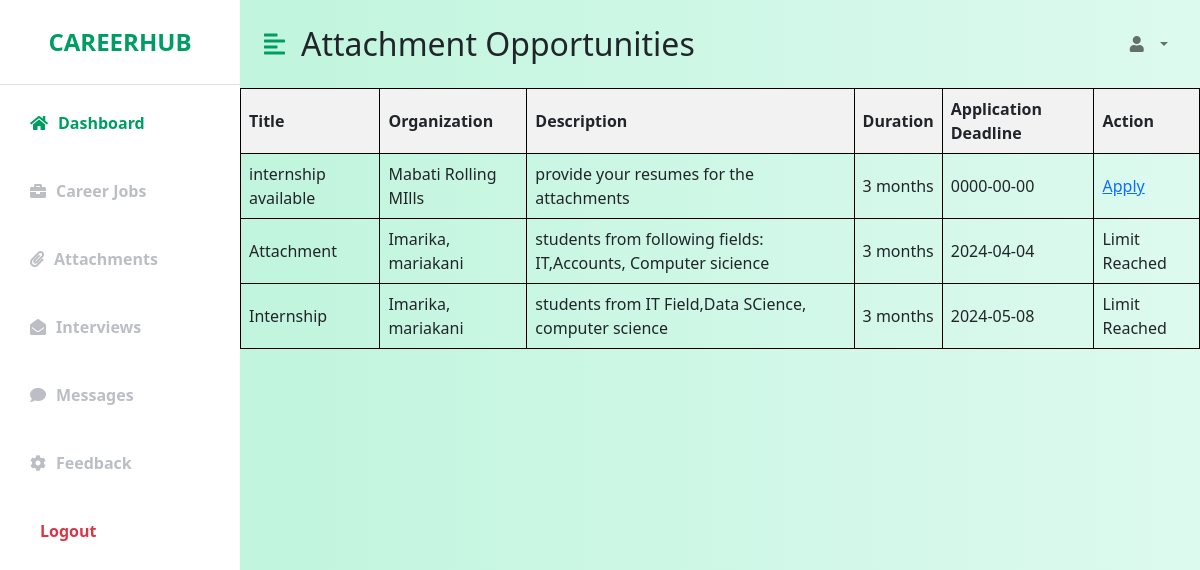
The page /fetch_attachments.php on the database as committed earlier.
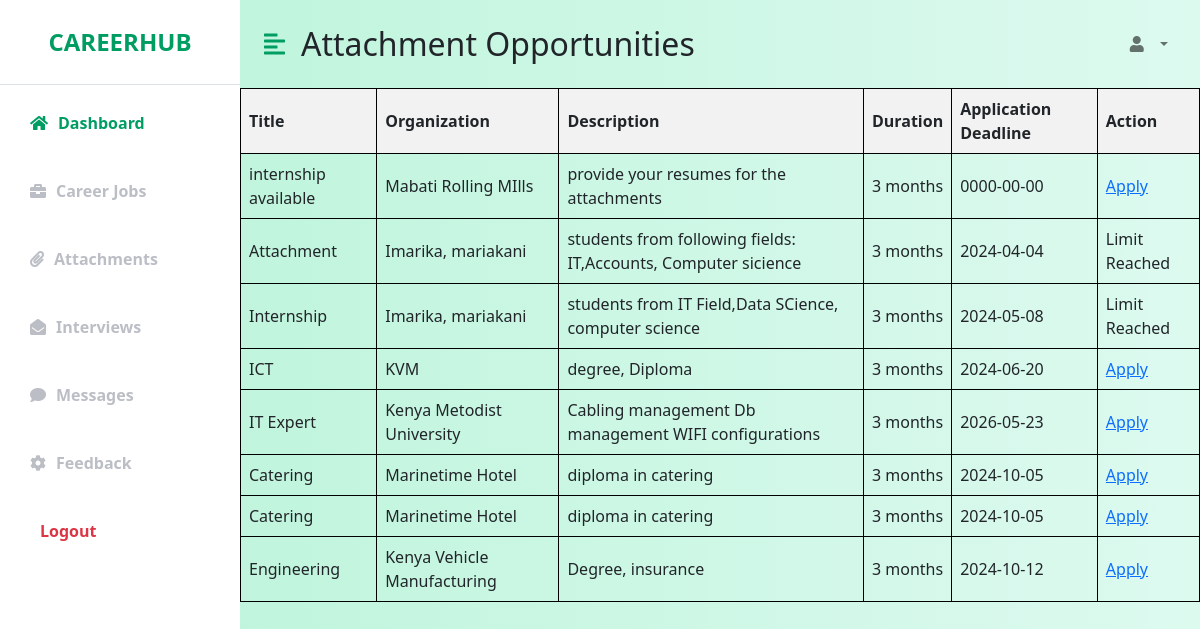
The same page on the database as committed later.
### tables this page shows
CREATE TABLE `attachments` (
  `id` int(11) NOT NULL,
  `title` varchar(255) NOT NULL,
  `organization` varchar(255) NOT NULL,
  `description` text NOT NULL,
  `duration` varchar(100) NOT NULL,
  `application_deadline` date NOT NULL,
  `attachment_limit` int(11) DEFAULT NULL
);

### fetch_attachments.php (the view, shortened to what this page needs)
<!DOCTYPE html>
<html lang="en">
<head>
    <link href="https://cdn.jsdelivr.net/npm/bootstrap@5.0.0-beta3/dist/css/bootstrap.min.css" rel="stylesheet" />
    <link rel="stylesheet" href="https://cdnjs.cloudflare.com/ajax/libs/font-awesome/5.15.3/css/all.min.css" />
    <link rel="stylesheet" href="dashboard.css" />
</head>
<body>
    <div class="d-flex" id="wrapper">
        <div class="bg-white" id="sidebar-wrapper">
            <div class="sidebar-heading text-center py-4 primary-text fs-4 fw-bold text-uppercase border-bottom">CareerHub</div>
            <div class="list-group list-group-flush my-3">
                <a href="dashboard.php" class="list-group-item list-group-item-action bg-transparent second-text active"><i
                        class="fa fa-home"></i>Dashboard</a>
                        <br>
                <a href="fetch_jobs.php" class="list-group-item list-group-item-action bg-transparent second-text fw-bold"><i
                        class="fa fa-briefcase"></i>Career Jobs</a>
                        <br>
                <a href="fetch_attachments.php" class="list-group-item list-group-item-action bg-transparent second-text fw-bold"><i
                        class="fa fa-paperclip"></i>Attachments</a>
                        <br>
                        <a href="fetch_interviews.php" class="list-group-item list-group-item-action bg-transparent second-text fw-bold"><i
                        class="fa fa-envelope-open"></i>Interviews</a>
                        <br>
                <a href="#" class="list-group-item list-group-item-action bg-transparent second-text fw-bold" onclick="openContactModal()"><i class="fa fa-comment"></i>Messages</a>
                        <br>
                <a href="#" class="list-group-item list-group-item-action bg-transparent second-text fw-bold" onclick="openFeedbackModal()"><i class="fa fa-cog"></i>Feedback</a>
                        <br>
                <a href="logout.php" class="list-group-item list-group-item-action bg-transparent text-danger fw-bold">Logout</a>
            </div>
        </div>
        <div id="page-content-wrapper">
        <nav class="navbar navbar-expand-lg navbar-light bg-transparent py-4 px-4">
    <div class="d-flex align-items-center">
        <i class="fas fa-align-left primary-text fs-4 me-3" id="menu-toggle"></i>
        <h2 class="fs-2 m-0">Attachment Opportunities</h2>
    </div>
    <div class="collapse navbar-collapse" id="navbarSupportedContent">
        <ul class="navbar-nav ms-auto mb-2 mb-lg-0">
            <li class="nav-item dropdown">
                <a class="nav-link dropdown-toggle second-text fw-bold" href="#" id="navbarDropdown"
                   role="button" data-bs-toggle="dropdown" aria-expanded="false">
                    <i class="fas fa-user me-2"></i>
                </a>
            </li>
        </ul>
    </div>
</nav>
<?php
require_once 'connect.php';
$sql = "SELECT * FROM attachments";
$result = mysqli_query($conn, $sql);
if (mysqli_num_rows($result) > 0) {
    echo "<table style='border-collapse: collapse; width: 100%;'>";
    echo "<tr><th style='background-color: #f2f2f2; border: 1px solid black; text-align: left; padding: 8px;'>Title</th><th style='background-color: #f2f2f2; border: 1px solid black; text-align: left; padding: 8px;'>Organization</th><th style='background-color: #f2f2f2; border: 1px solid black; text-align: left; padding: 8px;'>Description</th><th style='background-color: #f2f2f2; border: 1px solid black; text-align: left; padding: 8px;'>Duration</th><th style='background-color: #f2f2f2; border: 1px solid black; text-align: left; padding: 8px;'>Application Deadline</th><th style='background-color: #f2f2f2; border: 1px solid black; text-align: left; padding: 8px;'>Action</th></tr>";
    while ($row = mysqli_fetch_assoc($result)) {
        $applications_sql = "SELECT COUNT(*) as count FROM attachment_applications WHERE education_qualifications = '{$row['description']}'";
        $applications_result = mysqli_query($conn, $applications_sql);
        $applications_row = mysqli_fetch_assoc($applications_result);
        $applications_count = $applications_row['count'];
        echo "<tr>";
        echo "<td style='border: 1px solid black; text-align: left; padding: 8px;'>" . $row['title'] . "</td>";
        echo "<td style='border: 1px solid black; text-align: left; padding: 8px;'>" . $row['organization'] . "</td>";
        echo "<td style='border: 1px solid black; text-align: left; padding: 8px;'>" . $row['description'] . "</td>";
        echo "<td style='border: 1px solid black; text-align: left; padding: 8px;'>" . $row['duration'] . "</td>";
        echo "<td style='border: 1px solid black; text-align: left; padding: 8px;'>" . $row['application_deadline'] . "</td>";
        if ($applications_count >= $row['attachment_limit']) {
            echo "<td style='border: 1px solid black; text-align: left; padding: 8px;'>Limit Reached</td>";
        } else {
            echo "<td style='border: 1px solid black; text-align: left; padding: 8px;'><a href='attachee_application.php?attachment_id=" . $row['id'] . "'>Apply</a></td>";
        }
        echo "</tr>";
    }
    echo "</table>";
} else {
    echo "No attachments found.";
}
?>
</body>
</html>

### dashboard.css (style rules this page uses)
:root { --main-bg-color: #009d63; --main-text-color: #009d63; --second-text-color: #bbbec5; --second-bg-color: #c1efde; }
.primary-text { color: var(--main-text-color); }
.second-text { color: var(--second-text-color); }
#wrapper { overflow-x: hidden; background-image: linear-gradient( to right, #baf3d7, #c2f5de, #cbf7e4, #d4f8ea, #ddfaef ); }
#sidebar-wrapper { min-height: 100vh; margin-left: -15rem; -webkit-transition: margin 0.25s ease-out; -moz-transition: margin 0.25s ease-out; -o-transition: margin 0.25s ease-out; transition: margin 0.25s ease-out; }
#sidebar-wrapper .sidebar-heading { padding: 0.875rem 1.25rem; font-size: 1.2rem; }
#sidebar-wrapper .list-group { width: 15rem; }
#page-content-wrapper { min-width: 100vw; }
#menu-toggle { cursor: pointer; }
.list-group-item { border: none; padding: 10px 30px; display: flex; align-items: center; }
.list-group-item i { margin-right: 10px; }
.list-group-item.active { background-color: transparent; color: var(--main-text-color); font-weight: bold; border: none; }
@media (min-width: 768px) { #sidebar-wrapper { margin-left: 0; } }
@media (min-width: 768px) { #page-content-wrapper { min-width: 0; width: 100%; } }

Rows that differ between the two databases and show on the page:
added attachments: title "ICT", organization "KVM", description "degree, Diploma", duration "3 months", application_deadline "2024-06-20"
added attachments: title "IT Expert", organization "Kenya Metodist University", description "Cabling management Db management WIFI configurations", duration "3 months", application_deadline "2026-05-23"
added attachments: title "Catering", organization "Marinetime Hotel", description "diploma in catering", duration "3 months", application_deadline "2024-10-05"
added attachments: title "Catering", organization "Marinetime Hotel", description "diploma in catering", duration "3 months", application_deadline "2024-10-05"
added attachments: title "Engineering", organization "Kenya Vehicle Manufacturing", description "Degree, insurance", duration "3 months", application_deadline "2024-10-12"
